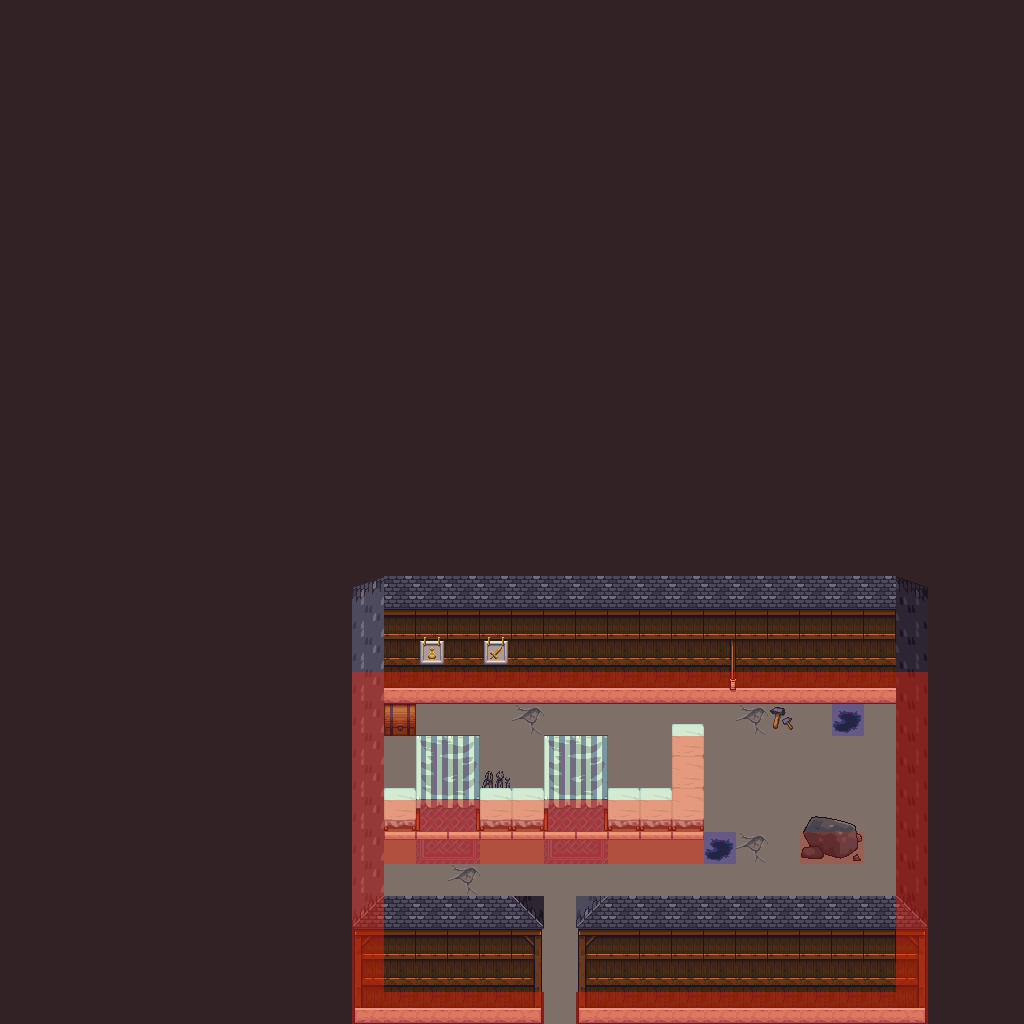

A level layout from a 2D game, rendered from its tile map. Below: a short description, then the map file with tile-grid data replaced by summaries:
An orthogonal 32x32 tile map with 32x32 px tiles, 3 tile layers (background, object, collision), 4 tilesets and 4 objects (2x skeleton, teleport, shopchest).

<map version="1.0" orientation="orthogonal" width="32" height="32" tilewidth="32" tileheight="32">
 <properties>
  <property name="music" value="snow_about_a_castle.ogg" />
  <property name="tileset" value="town.txt" />
  <property name="title" value="Mountain Shop" />
 </properties>
 <tileset firstgid="1" name="tiled_collision" tilewidth="32" tileheight="32">
  <image source="tiled_collision.png" width="480" height="32" />
 </tileset>
 <tileset firstgid="16" name="generic_background" tilewidth="32" tileheight="32">
  <image source="generic_background.png" width="864" height="832" />
 </tileset>
 <tileset firstgid="718" name="small_objects" tilewidth="32" tileheight="64">
  <image source="small_objects.png" width="671" height="512" />
 </tileset>
 <tileset firstgid="878" name="town_buildings" tilewidth="32" tileheight="128">
  <image source="town_buildings.png" width="672" height="768" />
 </tileset>
 <layer name="background" width="32" height="32">
  <data>[1024 cells, 1024 non-empty, 6 distinct tile ids]</data>
 </layer>
 <layer name="object" width="32" height="32">
  <data>[1024 cells, 82 non-empty, 20 distinct tile ids]</data>
 </layer>
 <layer name="collision" width="32" height="32">
  <data>[1024 cells, 80 non-empty, 3 distinct tile ids]</data>
 </layer>
 <objectgroup name="enemygroup" width="32" height="32" />
 <objectgroup name="enemy" width="32" height="32">
  <object name="Shopkeep" type="skeleton" x="416" y="800" width="32" height="32" />
  <object name="Shopkeep" type="skeleton" x="544" y="800" width="32" height="32" />
 </objectgroup>
 <objectgroup name="event" width="32" height="32">
  <object name="Teleport to Snow5" type="teleport" x="544" y="992" width="32" height="32">
   <properties>
    <property name="intermap" value="snow5.txt,13,22" />
   </properties>
  </object>
 </objectgroup>
 <objectgroup name="npc" width="32" height="32">
  <object name="Shop Chest" type="shopchest" x="384" y="704" width="32" height="32">
   <properties>
    <property name="" value="" />
   </properties>
  </object>
 </objectgroup>
</map>
